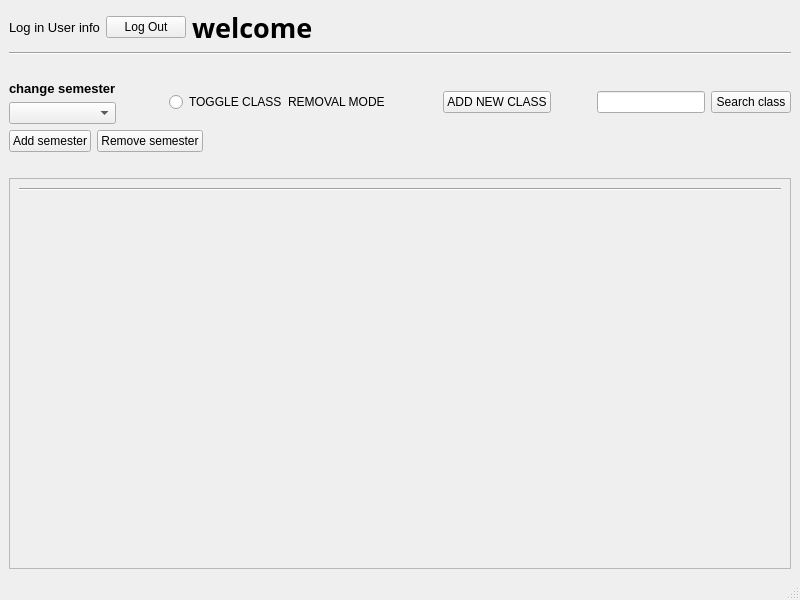
<?xml version="1.0" encoding="UTF-8"?>
<ui version="4.0">
 <class>MainWindow</class>
 <widget class="QMainWindow" name="MainWindow">
  <property name="geometry">
   <rect>
    <x>0</x>
    <y>0</y>
    <width>800</width>
    <height>600</height>
   </rect>
  </property>
  <property name="windowTitle">
   <string>Welcome</string>
  </property>
  <widget class="QWidget" name="centralwidget">
   <layout class="QVBoxLayout" name="verticalLayout_3">
    <item>
     <layout class="QHBoxLayout" name="horizontalLayout_4">
      <item>
       <layout class="QHBoxLayout" name="horizontalLayout">
        <item>
         <widget class="QLabel" name="userInfo">
          <property name="sizePolicy">
           <sizepolicy hsizetype="Fixed" vsizetype="Fixed">
            <horstretch>0</horstretch>
            <verstretch>0</verstretch>
           </sizepolicy>
          </property>
          <property name="font">
           <font>
            <family>Helvetica</family>
            <pointsize>10</pointsize>
            <weight>50</weight>
            <bold>false</bold>
           </font>
          </property>
          <property name="text">
           <string>Log in User info</string>
          </property>
          <property name="wordWrap">
           <bool>true</bool>
          </property>
         </widget>
        </item>
        <item>
         <widget class="QPushButton" name="logOutButton">
          <property name="text">
           <string>Log Out</string>
          </property>
         </widget>
        </item>
       </layout>
      </item>
      <item>
       <spacer name="horizontalSpacer_14">
        <property name="orientation">
         <enum>Qt::Horizontal</enum>
        </property>
        <property name="sizeHint" stdset="0">
         <size>
          <width>40</width>
          <height>20</height>
         </size>
        </property>
       </spacer>
      </item>
      <item>
       <spacer name="horizontalSpacer_15">
        <property name="orientation">
         <enum>Qt::Horizontal</enum>
        </property>
        <property name="sizeHint" stdset="0">
         <size>
          <width>40</width>
          <height>20</height>
         </size>
        </property>
       </spacer>
      </item>
      <item>
       <spacer name="horizontalSpacer_8">
        <property name="orientation">
         <enum>Qt::Horizontal</enum>
        </property>
        <property name="sizeHint" stdset="0">
         <size>
          <width>40</width>
          <height>20</height>
         </size>
        </property>
       </spacer>
      </item>
      <item>
       <spacer name="horizontalSpacer_13">
        <property name="orientation">
         <enum>Qt::Horizontal</enum>
        </property>
        <property name="sizeHint" stdset="0">
         <size>
          <width>40</width>
          <height>20</height>
         </size>
        </property>
       </spacer>
      </item>
      <item>
       <spacer name="horizontalSpacer_11">
        <property name="orientation">
         <enum>Qt::Horizontal</enum>
        </property>
        <property name="sizeHint" stdset="0">
         <size>
          <width>40</width>
          <height>20</height>
         </size>
        </property>
       </spacer>
      </item>
      <item>
       <spacer name="horizontalSpacer_12">
        <property name="orientation">
         <enum>Qt::Horizontal</enum>
        </property>
        <property name="sizeHint" stdset="0">
         <size>
          <width>40</width>
          <height>20</height>
         </size>
        </property>
       </spacer>
      </item>
      <item>
       <spacer name="horizontalSpacer_9">
        <property name="orientation">
         <enum>Qt::Horizontal</enum>
        </property>
        <property name="sizeHint" stdset="0">
         <size>
          <width>40</width>
          <height>20</height>
         </size>
        </property>
       </spacer>
      </item>
      <item>
       <spacer name="horizontalSpacer_10">
        <property name="orientation">
         <enum>Qt::Horizontal</enum>
        </property>
        <property name="sizeHint" stdset="0">
         <size>
          <width>40</width>
          <height>20</height>
         </size>
        </property>
       </spacer>
      </item>
      <item>
       <widget class="QLabel" name="welcome">
        <property name="font">
         <font>
          <family>Microsoft New Tai Lue</family>
          <pointsize>20</pointsize>
          <weight>75</weight>
          <bold>true</bold>
         </font>
        </property>
        <property name="text">
         <string>welcome</string>
        </property>
       </widget>
      </item>
      <item>
       <spacer name="horizontalSpacer_4">
        <property name="orientation">
         <enum>Qt::Horizontal</enum>
        </property>
        <property name="sizeHint" stdset="0">
         <size>
          <width>618</width>
          <height>20</height>
         </size>
        </property>
       </spacer>
      </item>
     </layout>
    </item>
    <item>
     <widget class="Line" name="line_2">
      <property name="orientation">
       <enum>Qt::Horizontal</enum>
      </property>
     </widget>
    </item>
    <item>
     <spacer name="horizontalSpacer_6">
      <property name="orientation">
       <enum>Qt::Horizontal</enum>
      </property>
      <property name="sizeHint" stdset="0">
       <size>
        <width>40</width>
        <height>20</height>
       </size>
      </property>
     </spacer>
    </item>
    <item>
     <layout class="QHBoxLayout" name="horizontalLayout_3">
      <item>
       <layout class="QVBoxLayout" name="verticalLayout">
        <item>
         <widget class="QLabel" name="changeSemesterLabel">
          <property name="font">
           <font>
            <family>Helvetica</family>
            <pointsize>10</pointsize>
            <weight>75</weight>
            <bold>true</bold>
           </font>
          </property>
          <property name="text">
           <string>change semester</string>
          </property>
         </widget>
        </item>
        <item>
         <widget class="QComboBox" name="semesterComboBox">
          <property name="sizePolicy">
           <sizepolicy hsizetype="MinimumExpanding" vsizetype="Fixed">
            <horstretch>0</horstretch>
            <verstretch>0</verstretch>
           </sizepolicy>
          </property>
         </widget>
        </item>
       </layout>
      </item>
      <item>
       <spacer name="horizontalSpacer_2">
        <property name="orientation">
         <enum>Qt::Horizontal</enum>
        </property>
        <property name="sizeHint" stdset="0">
         <size>
          <width>40</width>
          <height>20</height>
         </size>
        </property>
       </spacer>
      </item>
      <item>
       <widget class="QRadioButton" name="deleteClassRadioButton">
        <property name="text">
         <string>TOGGLE CLASS  REMOVAL MODE</string>
        </property>
       </widget>
      </item>
      <item>
       <spacer name="horizontalSpacer_3">
        <property name="orientation">
         <enum>Qt::Horizontal</enum>
        </property>
        <property name="sizeHint" stdset="0">
         <size>
          <width>40</width>
          <height>20</height>
         </size>
        </property>
       </spacer>
      </item>
      <item>
       <widget class="QPushButton" name="addCourseButton">
        <property name="text">
         <string>ADD NEW CLASS</string>
        </property>
       </widget>
      </item>
      <item>
       <layout class="QHBoxLayout" name="horizontalLayout_2">
        <item>
         <spacer name="horizontalSpacer">
          <property name="orientation">
           <enum>Qt::Horizontal</enum>
          </property>
          <property name="sizeHint" stdset="0">
           <size>
            <width>40</width>
            <height>20</height>
           </size>
          </property>
         </spacer>
        </item>
        <item>
         <widget class="QLineEdit" name="classSearchLineEdit"/>
        </item>
        <item>
         <widget class="QPushButton" name="searchButton">
          <property name="text">
           <string>Search class</string>
          </property>
         </widget>
        </item>
       </layout>
      </item>
     </layout>
    </item>
    <item>
     <layout class="QHBoxLayout" name="horizontalLayout_6">
      <item>
       <layout class="QHBoxLayout" name="horizontalLayout_5">
        <item>
         <widget class="QPushButton" name="addSemesterButton">
          <property name="font">
           <font>
            <italic>false</italic>
           </font>
          </property>
          <property name="text">
           <string>Add semester</string>
          </property>
         </widget>
        </item>
        <item>
         <widget class="QPushButton" name="removeSemesterButton">
          <property name="text">
           <string>Remove semester</string>
          </property>
         </widget>
        </item>
       </layout>
      </item>
      <item>
       <spacer name="horizontalSpacer_5">
        <property name="orientation">
         <enum>Qt::Horizontal</enum>
        </property>
        <property name="sizeHint" stdset="0">
         <size>
          <width>598</width>
          <height>20</height>
         </size>
        </property>
       </spacer>
      </item>
     </layout>
    </item>
    <item>
     <spacer name="horizontalSpacer_7">
      <property name="orientation">
       <enum>Qt::Horizontal</enum>
      </property>
      <property name="sizeHint" stdset="0">
       <size>
        <width>40</width>
        <height>20</height>
       </size>
      </property>
     </spacer>
    </item>
    <item>
     <widget class="QScrollArea" name="scrollArea">
      <property name="widgetResizable">
       <bool>true</bool>
      </property>
      <widget class="QWidget" name="scrollAreaWidgetContents">
       <property name="geometry">
        <rect>
         <x>0</x>
         <y>0</y>
         <width>780</width>
         <height>350</height>
        </rect>
       </property>
       <layout class="QVBoxLayout" name="verticalLayout_2">
        <item>
         <layout class="QGridLayout" name="gridLayout">
          <item row="0" column="0" colspan="2">
           <widget class="Line" name="line">
            <property name="sizePolicy">
             <sizepolicy hsizetype="Expanding" vsizetype="Fixed">
              <horstretch>0</horstretch>
              <verstretch>0</verstretch>
             </sizepolicy>
            </property>
            <property name="orientation">
             <enum>Qt::Horizontal</enum>
            </property>
           </widget>
          </item>
         </layout>
        </item>
        <item>
         <spacer name="verticalSpacer">
          <property name="orientation">
           <enum>Qt::Vertical</enum>
          </property>
          <property name="sizeHint" stdset="0">
           <size>
            <width>20</width>
            <height>40</height>
           </size>
          </property>
         </spacer>
        </item>
       </layout>
      </widget>
     </widget>
    </item>
   </layout>
  </widget>
  <widget class="QMenuBar" name="menubar">
   <property name="geometry">
    <rect>
     <x>0</x>
     <y>0</y>
     <width>800</width>
     <height>21</height>
    </rect>
   </property>
  </widget>
  <widget class="QStatusBar" name="statusbar"/>
 </widget>
 <resources/>
 <connections/>
</ui>
